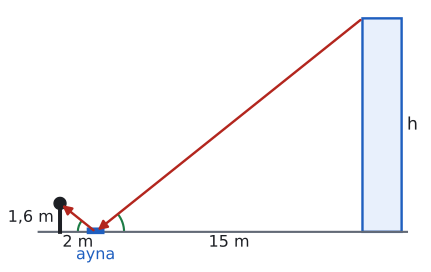

Python code for this plot:
import sys; sys.path.insert(0, "tools")
from cizim import *

# Göz yüksekliği 1,6 m; kişi–ayna 2 m; ayna–bina 15 m. Bina yüksekliği 12 m (1,6/2 = 12/15).
G0 = np.array([0.0, 0.0]); P = np.array([0.0, 1.6]); M = np.array([2.0, 0.0])
Bt = np.array([17.0, 0.0]); T = np.array([17.0, 12.0])
print("eğimler", 1.6 / 2, 12 / 15)
fig, ax = sekil(5.5, 4.4)
ax.set_aspect("equal"); ax.axis("off")
ax.plot([-1.2, 19.5], [0, 0], color=SOLUK, lw=1.6)
ax.add_patch(patches.Rectangle((17.0, 0), 2.2, 12.0, facecolor=MAVI_ACIK, edgecolor=MAVI, lw=1.8))
ax.plot(*zip(G0, P), color=YAZI, lw=3)
ax.plot(*P, "o", color=YAZI, markersize=9)
ax.plot([M[0] - 0.5, M[0] + 0.5], [0.06, 0.06], color=MAVI, lw=5, solid_capstyle="butt")
ok = dict(arrowstyle="-|>", color=KIRMIZI, lw=1.8, mutation_scale=14)
ax.annotate("", xy=M, xytext=T, arrowprops=ok); ax.annotate("", xy=P, xytext=M, arrowprops=ok)
aci(ax, M, G0, P, r=1.0, renk=YESIL); aci(ax, M, Bt, T, r=1.6, renk=YESIL)
ax.text(-0.35, 0.8, "1,6 m", ha="right", va="center", fontsize=12)
ax.text(1.0, -0.6, "2 m", ha="center", va="center", fontsize=12)
ax.text(9.5, -0.6, "15 m", ha="center", va="center", fontsize=12)
ax.text(19.5, 6.0, "h", ha="left", va="center", fontsize=13)
ax.text(M[0], -1.3, "ayna", ha="center", va="center", color=MAVI, fontsize=12)
ax.set_xlim(-2.6, 20.4); ax.set_ylim(-1.8, 12.6)
kaydet(fig, __file__)
